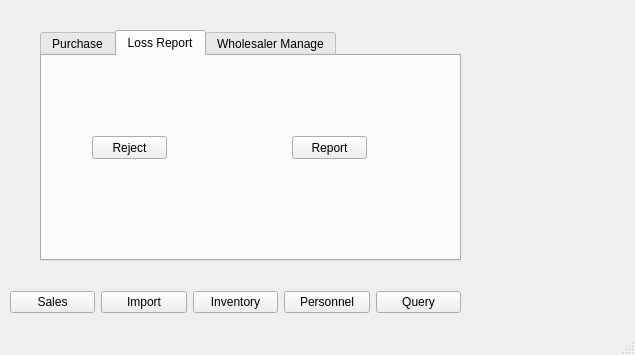
<?xml version="1.0" encoding="UTF-8"?>
<ui version="4.0">
 <class>ImportGoods</class>
 <widget class="QMainWindow" name="ImportGoods">
  <property name="geometry">
   <rect>
    <x>0</x>
    <y>0</y>
    <width>635</width>
    <height>355</height>
   </rect>
  </property>
  <property name="windowTitle">
   <string>MainWindow</string>
  </property>
  <widget class="QWidget" name="centralwidget">
   <widget class="QWidget" name="layoutWidget">
    <property name="geometry">
     <rect>
      <x>10</x>
      <y>290</y>
      <width>451</width>
      <height>25</height>
     </rect>
    </property>
    <layout class="QHBoxLayout" name="horizontalLayout">
     <item>
      <widget class="QPushButton" name="pushButton">
       <property name="text">
        <string>Sales</string>
       </property>
      </widget>
     </item>
     <item>
      <widget class="QPushButton" name="pushButton_2">
       <property name="text">
        <string>Import</string>
       </property>
      </widget>
     </item>
     <item>
      <widget class="QPushButton" name="pushButton_3">
       <property name="text">
        <string>Inventory</string>
       </property>
      </widget>
     </item>
     <item>
      <widget class="QPushButton" name="pushButton_4">
       <property name="text">
        <string>Personnel</string>
       </property>
      </widget>
     </item>
     <item>
      <widget class="QPushButton" name="pushButton_5">
       <property name="text">
        <string>Query</string>
       </property>
      </widget>
     </item>
    </layout>
   </widget>
   <widget class="QTabWidget" name="tabWidget">
    <property name="geometry">
     <rect>
      <x>40</x>
      <y>30</y>
      <width>421</width>
      <height>231</height>
     </rect>
    </property>
    <property name="currentIndex">
     <number>1</number>
    </property>
    <widget class="QWidget" name="tab">
     <attribute name="title">
      <string>Purchase</string>
     </attribute>
     <widget class="QGroupBox" name="groupBox">
      <property name="geometry">
       <rect>
        <x>190</x>
        <y>20</y>
        <width>171</width>
        <height>171</height>
       </rect>
      </property>
      <property name="title">
       <string>Purchase List</string>
      </property>
     </widget>
     <widget class="QPushButton" name="pushButton_6">
      <property name="geometry">
       <rect>
        <x>40</x>
        <y>30</y>
        <width>75</width>
        <height>23</height>
       </rect>
      </property>
      <property name="text">
       <string>Add</string>
      </property>
     </widget>
     <widget class="QPushButton" name="pushButton_7">
      <property name="geometry">
       <rect>
        <x>40</x>
        <y>100</y>
        <width>75</width>
        <height>23</height>
       </rect>
      </property>
      <property name="text">
       <string>Modify</string>
      </property>
     </widget>
     <widget class="QPushButton" name="pushButton_8">
      <property name="geometry">
       <rect>
        <x>40</x>
        <y>170</y>
        <width>75</width>
        <height>23</height>
       </rect>
      </property>
      <property name="text">
       <string>Delete</string>
      </property>
     </widget>
    </widget>
    <widget class="QWidget" name="tab_2">
     <attribute name="title">
      <string>Loss Report</string>
     </attribute>
     <widget class="QPushButton" name="pushButton_13">
      <property name="geometry">
       <rect>
        <x>50</x>
        <y>80</y>
        <width>75</width>
        <height>23</height>
       </rect>
      </property>
      <property name="text">
       <string>Reject</string>
      </property>
     </widget>
     <widget class="QPushButton" name="pushButton_14">
      <property name="geometry">
       <rect>
        <x>250</x>
        <y>80</y>
        <width>75</width>
        <height>23</height>
       </rect>
      </property>
      <property name="text">
       <string>Report</string>
      </property>
     </widget>
    </widget>
    <widget class="QWidget" name="tab_3">
     <attribute name="title">
      <string>Wholesaler Manage</string>
     </attribute>
     <widget class="QPushButton" name="pushButton_9">
      <property name="geometry">
       <rect>
        <x>50</x>
        <y>120</y>
        <width>75</width>
        <height>23</height>
       </rect>
      </property>
      <property name="text">
       <string>Delete</string>
      </property>
     </widget>
     <widget class="QPushButton" name="pushButton_10">
      <property name="geometry">
       <rect>
        <x>50</x>
        <y>30</y>
        <width>75</width>
        <height>23</height>
       </rect>
      </property>
      <property name="text">
       <string>Add</string>
      </property>
     </widget>
     <widget class="QPushButton" name="pushButton_11">
      <property name="geometry">
       <rect>
        <x>50</x>
        <y>70</y>
        <width>75</width>
        <height>23</height>
       </rect>
      </property>
      <property name="text">
       <string>Modify</string>
      </property>
     </widget>
     <widget class="QGroupBox" name="groupBox_2">
      <property name="geometry">
       <rect>
        <x>190</x>
        <y>20</y>
        <width>171</width>
        <height>171</height>
       </rect>
      </property>
      <property name="title">
       <string>Wholesaler List</string>
      </property>
     </widget>
     <widget class="QPushButton" name="pushButton_12">
      <property name="geometry">
       <rect>
        <x>50</x>
        <y>170</y>
        <width>75</width>
        <height>23</height>
       </rect>
      </property>
      <property name="text">
       <string>Export</string>
      </property>
     </widget>
    </widget>
   </widget>
  </widget>
  <widget class="QStatusBar" name="statusbar"/>
 </widget>
 <resources/>
 <connections/>
</ui>
